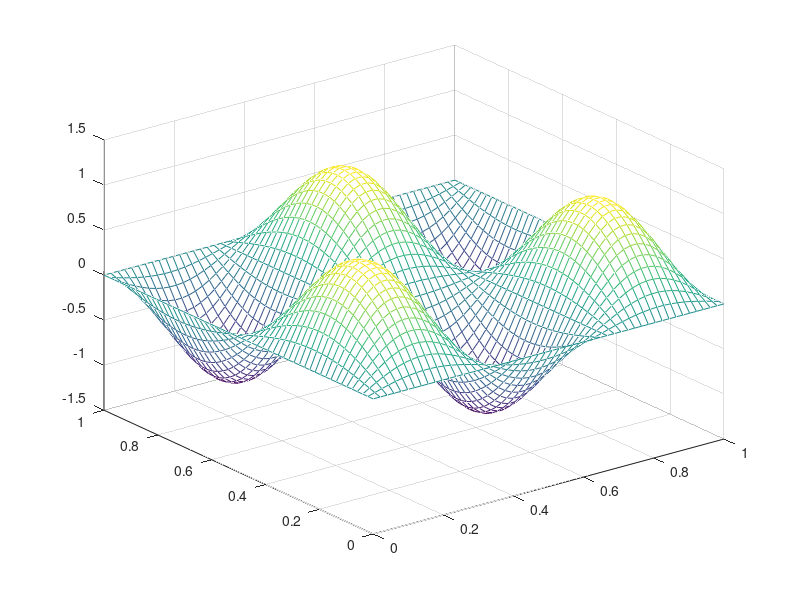

The MATLAB source for this figure:
close all

% Set number of iterations to be performed
nk = 300

% Set parameters alpha and beta
alpha = 2;
beta  = 3;

% Set the number of meshpoints so the interior has N x N such points
N = 50;

% Compute the distance between mesh points, in each direction
h = 1/(N+1);

% We will have arrays that capture the boundary as well as the interior
% meshpoints.  As a result, we need those arrays to be of size (N+2) x
% (N+2) so that those indexed 2:N+1, 2:N+1 represent the interior.  

% Compute the x-values at each point i,j, including the boundary
x = h * [ 0:N+1 ];   % Notice this creates a row vector

% Compute the y-values at each point i,j, including the boundary
y = h * [ 0:N+1 ];   % Notice this creates a row vector

% Create an array that captures the load at each point i,j
for i=1:N+2
    for j=1:N+2
        F( i,j ) = ...
            ( alpha^2 + beta^2 ) * pi^2 * sin( alpha * pi * x( i ) ) * sin( beta * pi * y( j ) );
    end
end

% Set the initial values at the mesh points
U = zeros( N+2, N+2 );

% Perform nk iterations
for k = 1:nk
    k           % print current iteration index
    Uold = U;   % we want to use the old values
    
    % update all the interior points
    for i=2:N+1
        for j=2:N+1
            U( i,j ) = (h^2*F(i,j) + U(i, j-1) + U(i-1, j) + U(i+1, j) + U(i, j+1))/4;% complete this update
        end
    end 
    mesh( x, y, U );
    axis( [ 0 1 0 1 -1.5 1.5 ]);
    
    % wait to continue to the next iteration
%     next = input( 'press RETURN to continue' );
end



